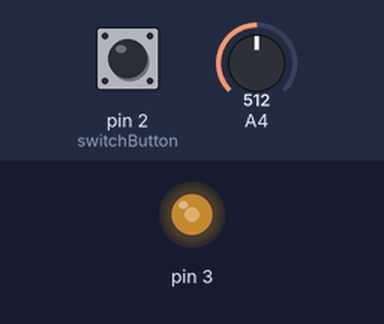
This sketch was run on a simulated Arduino Uno, built with avr-gcc and run on an emulated ATmega328P. Parts: output pins drawn as LEDs (lit = HIGH). Inputs (shaded band) come from the test bench; at power-on: A4 = 512, pin 2 (switchButton) LOW.

Above: at 1.2 s.
1.3 s: A4 set to 716
At 1.7 s:
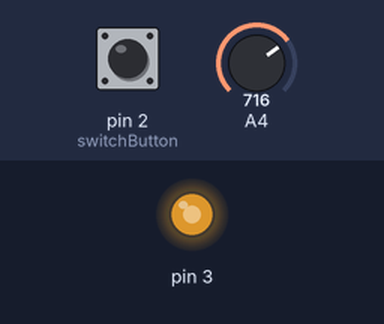
2.8 s: A4 set to 900
At 4.0 s:
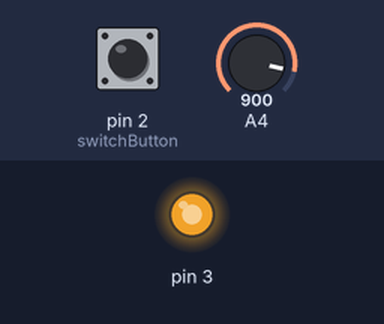
4.3 s: A4 set to 122
At 5.1 s:
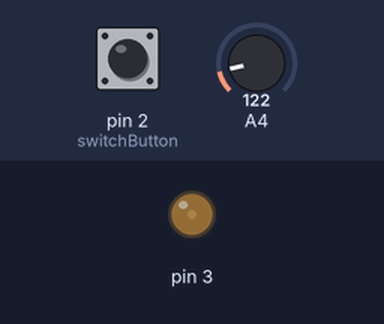
5.8 s: A4 set to 0
At 6.3 s:
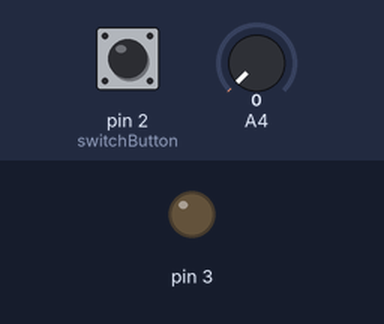
7.3 s: A4 set to 511
At 8.6 s:
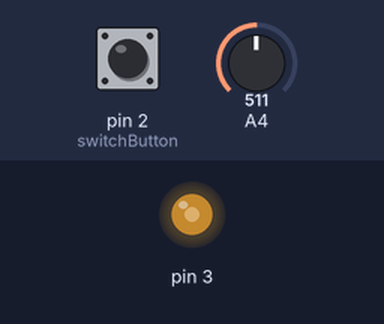
Timing chart, 0 to 9.8 s (numbered marks = the images above; inputs shaded):
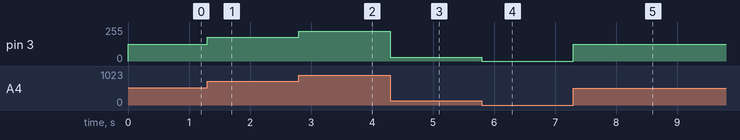

The sketch:

bodacious_stantia_kasi1__1_.ino
```cpp
const int switchButton = 2;
const int buttonPin1 = 4;
const int buttonPin2 = 7;
int buttonState = 0;
int value = 0;

void setup() {
  pinMode(switchButton, INPUT);
  pinMode(buttonPin1, INPUT);
  pinMode(buttonPin2, INPUT);
}

void loop() {
  buttonState = digitalRead(switchButton);
  if (buttonState == HIGH) {
    digitalWrite(buttonPin1, HIGH);
    digitalWrite(buttonPin2, LOW);
  }
  else {
    digitalWrite(buttonPin1, LOW);
    digitalWrite(buttonPin2, HIGH);
  }
  value = map(analogRead(A4),0,1023,0,255);
  analogWrite(3, value);
}
```

Measured:
- after the input at 1.3 s, pin 3: 127/255 → 178/255 at once
- after the input at 2.8 s, pin 3: 178/255 → 224/255 at once
- after the input at 4.3 s, pin 3: 224/255 → 30/255 at once
- after the input at 5.8 s, pin 3: 30/255 → 0/255 at once
- after the input at 7.3 s, pin 3: 0/255 → 127/255 at once
